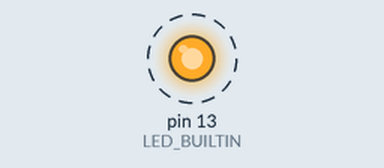
Recording of a sketch running on a simulated Arduino Uno, built with avr-gcc and run on an emulated ATmega328P. On the bench: output pins drawn as LEDs (lit = HIGH). Dashed ring = blinking. What the sketch prints to the serial monitor is not drawn.

Above: at 0.12 s.
Timing chart, 0 to 3.0 s (numbered marks = the images above):
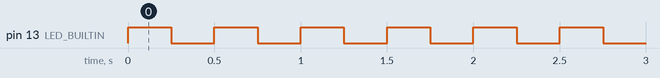

The sketch:

blinky.ino
```cpp
void setup() {
  // put your setup code here, to run once:
  pinMode(LED_BUILTIN, OUTPUT);
  Serial.begin(9600);
}

void loop() {
  // put your main code here, to run repeatedly:
digitalWrite(LED_BUILTIN, (digitalRead(LED_BUILTIN) == HIGH ? LOW : HIGH));
Serial.println(digitalRead(LED_BUILTIN));
delay(250);
}
```

Measured:
- by itself, pin 13 (LED_BUILTIN): alternates HIGH for 0.25 s and LOW for 0.25 s
